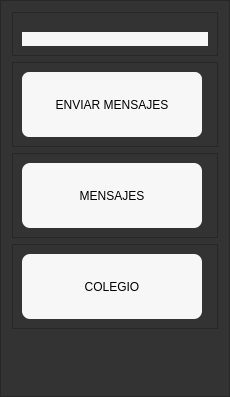
     <widget class="QFrame" name="fiz">
      <property name="maximumSize">
       <size>
        <width>200</width>
        <height>16777215</height>
       </size>
      </property>
      <property name="styleSheet">
       <string notr="true">*{
background:#333;
}


</string>
      </property>
      <property name="frameShape">
       <enum>QFrame::StyledPanel</enum>
      </property>
      <property name="frameShadow">
       <enum>QFrame::Raised</enum>
      </property>
      <layout class="QVBoxLayout" name="verticalLayout">
       <item>
        <widget class="QFrame" name="iz1">
         <property name="styleSheet">
          <string notr="true"/>
         </property>
         <property name="frameShape">
          <enum>QFrame::StyledPanel</enum>
         </property>
         <property name="frameShadow">
          <enum>QFrame::Raised</enum>
         </property>
         <layout class="QVBoxLayout" name="verticalLayout_2">
          <item>
           <spacer name="spacer_iz_arriba">
            <property name="orientation">
             <enum>Qt::Vertical</enum>
            </property>
            <property name="sizeType">
             <enum>QSizePolicy::Fixed</enum>
            </property>
            <property name="sizeHint" stdset="0">
             <size>
              <width>20</width>
              <height>10</height>
             </size>
            </property>
           </spacer>
          </item>
          <item>
           <widget class="QPushButton" name="btn_user">
            <property name="styleSheet">
             <string notr="true">background:rgb(247, 247, 247);
border-radius:40px;

</string>
            </property>
            <property name="text">
             <string/>
            </property>
            <property name="icon">
             <iconset resource="Resources/icons.qrc">
              <normaloff>:/icons/user.png</normaloff>:/icons/user.png</iconset>
            </property>
            <property name="iconSize">
             <size>
              <width>150</width>
              <height>150</height>
             </size>
            </property>
            <property name="flat">
             <bool>true</bool>
            </property>
           </widget>
          </item>
         </layout>
        </widget>
       </item>
       <item>
        <widget class="QFrame" name="iz1_2">
         <property name="frameShape">
          <enum>QFrame::StyledPanel</enum>
         </property>
         <property name="frameShadow">
          <enum>QFrame::Raised</enum>
         </property>
         <layout class="QVBoxLayout" name="verticalLayout_5">
          <item>
           <widget class="QPushButton" name="btn_enviar">
            <property name="minimumSize">
             <size>
              <width>0</width>
              <height>65</height>
             </size>
            </property>
            <property name="maximumSize">
             <size>
              <width>180</width>
              <height>16777215</height>
             </size>
            </property>
            <property name="styleSheet">
             <string notr="true">QPushButton{
color:black;
background:rgb(247, 247, 247);
border-radius:7px;
}
QPushButton:hover{
background-color:rgb(211, 255, 254);
 
border-radius:7px;
}</string>
            </property>
            <property name="text">
             <string>ENVIAR MENSAJES</string>
            </property>
            <property name="icon">
             <iconset resource="Resources/icons.qrc">
              <normaloff>:/icons/send.png</normaloff>:/icons/send.png</iconset>
            </property>
            <property name="iconSize">
             <size>
              <width>40</width>
              <height>40</height>
             </size>
            </property>
            <property name="checkable">
             <bool>false</bool>
            </property>
            <property name="flat">
             <bool>false</bool>
            </property>
           </widget>
          </item>
         </layout>
        </widget>
       </item>
       <item>
        <widget class="QFrame" name="iz3">
         <property name="frameShape">
          <enum>QFrame::StyledPanel</enum>
         </property>
         <property name="frameShadow">
          <enum>QFrame::Raised</enum>
         </property>
         <layout class="QVBoxLayout" name="verticalLayout_4">
          <item>
           <widget class="QPushButton" name="btn_mensajes">
            <property name="sizePolicy">
             <sizepolicy hsizetype="Fixed" vsizetype="Fixed">
              <horstretch>0</horstretch>
              <verstretch>0</verstretch>
             </sizepolicy>
            </property>
            <property name="minimumSize">
             <size>
              <width>0</width>
              <height>65</height>
             </size>
            </property>
            <property name="maximumSize">
             <size>
              <width>180</width>
              <height>16777215</height>
             </size>
            </property>
            <property name="styleSheet">
             <string notr="true">QPushButton{
color:black;
background:rgb(247, 247, 247);
border-radius:8px;
}
QPushButton:hover{
background-color:rgb(211, 255, 254);
 
border-radius:8px;
}</string>
            </property>
            <property name="text">
             <string>MENSAJES</string>
            </property>
            <property name="icon">
             <iconset resource="Resources/icons.qrc">
              <normaloff>:/icons/manage.png</normaloff>:/icons/manage.png</iconset>
            </property>
            <property name="iconSize">
             <size>
              <width>40</width>
              <height>40</height>
             </size>
            </property>
            <property name="checkable">
             <bool>false</bool>
            </property>
            <property name="flat">
             <bool>false</bool>
            </property>
           </widget>
          </item>
         </layout>
        </widget>
       </item>
       <item>
        <widget class="QFrame" name="iz2">
         <property name="frameShape">
          <enum>QFrame::StyledPanel</enum>
         </property>
         <property name="frameShadow">
          <enum>QFrame::Raised</enum>
         </property>
         <layout class="QVBoxLayout" name="verticalLayout_3">
          <item>
           <widget class="QPushButton" name="btn_colegios">
            <property name="minimumSize">
             <size>
              <width>0</width>
              <height>65</height>
             </size>
            </property>
            <property name="maximumSize">
             <size>
              <width>180</width>
              <height>16777215</height>
             </size>
            </property>
            <property name="styleSheet">
             <string notr="true">QPushButton{
color:black;
background:rgb(247, 247, 247);
border-radius:8px;
}
QPushButton:hover{
background-color:rgb(211, 255, 254);
 
border-radius:8px;
}</string>
            </property>
            <property name="text">
             <string>COLEGIO</string>
            </property>
            <property name="icon">
             <iconset resource="Resources/icons.qrc">
              <normaloff>:/icons/groups.png</normaloff>:/icons/groups.png</iconset>
            </property>
            <property name="iconSize">
             <size>
              <width>40</width>
              <height>40</height>
             </size>
            </property>
            <property name="checkable">
             <bool>false</bool>
            </property>
            <property name="flat">
             <bool>false</bool>
            </property>
           </widget>
          </item>
         </layout>
        </widget>
       </item>
       <item>
        <widget class="QFrame" name="iz4">
         <property name="maximumSize">
          <size>
           <width>16777215</width>
           <height>50</height>
          </size>
         </property>
         <property name="styleSheet">
          <string notr="true">color:black;
background:#white;
border-radius:15px;</string>
         </property>
         <property name="frameShape">
          <enum>QFrame::StyledPanel</enum>
         </property>
         <property name="frameShadow">
          <enum>QFrame::Raised</enum>
         </property>
         <layout class="QHBoxLayout" name="horizontalLayout_2">
          <item>
           <widget class="QPushButton" name="btn_salir">
            <property name="sizePolicy">
             <sizepolicy hsizetype="Preferred" vsizetype="Preferred">
              <horstretch>10</horstretch>
              <verstretch>0</verstretch>
             </sizepolicy>
            </property>
            <property name="maximumSize">
             <size>
              <width>30</width>
              <height>40</height>
             </size>
            </property>
            <property name="layoutDirection">
             <enum>Qt::LeftToRight</enum>
            </property>
            <property name="styleSheet">
             <string notr="true">
QPushButton{
color:black;
background:none;
border-radius:1px;
}
QPushButton:hover{
background-color:rgb(255, 106, 108);
 
border-radius:3px;
}</string>
            </property>
            <property name="text">
             <string notr="true"/>
            </property>
            <property name="icon">
             <iconset resource="Resources/icons.qrc">
              <normaloff>:/icons/close.png</normaloff>:/icons/close.png</iconset>
            </property>
            <property name="iconSize">
             <size>
              <width>40</width>
              <height>30</height>
             </size>
            </property>
            <property name="flat">
             <bool>true</bool>
            </property>
           </widget>
          </item>
          <item>
           <spacer name="horizontalSpacer">
            <property name="orientation">
             <enum>Qt::Horizontal</enum>
            </property>
            <property name="sizeType">
             <enum>QSizePolicy::Fixed</enum>
            </property>
            <property name="sizeHint" stdset="0">
             <size>
              <width>120</width>
              <height>10</height>
             </size>
            </property>
           </spacer>
          </item>
          <item>
           <widget class="QPushButton" name="btn_settings">
            <property name="minimumSize">
             <size>
              <width>32</width>
              <height>32</height>
             </size>
            </property>
            <property name="styleSheet">
             <string notr="true">
QPushButton{
color:black;
background:none;
border-radius:1px;
}
QPushButton:hover{
background-color:rgb(255, 106, 108);
 
border-radius:3px;
}</string>
            </property>
            <property name="text">
             <string/>
            </property>
            <property name="icon">
             <iconset resource="Resources/icons.qrc">
              <normaloff>:/icons/whatsapp logo.png</normaloff>:/icons/whatsapp logo.png</iconset>
            </property>
            <property name="iconSize">
             <size>
              <width>32</width>
              <height>32</height>
             </size>
            </property>
           </widget>
          </item>
         </layout>
        </widget>
       </item>
      </layout>
     </widget>
